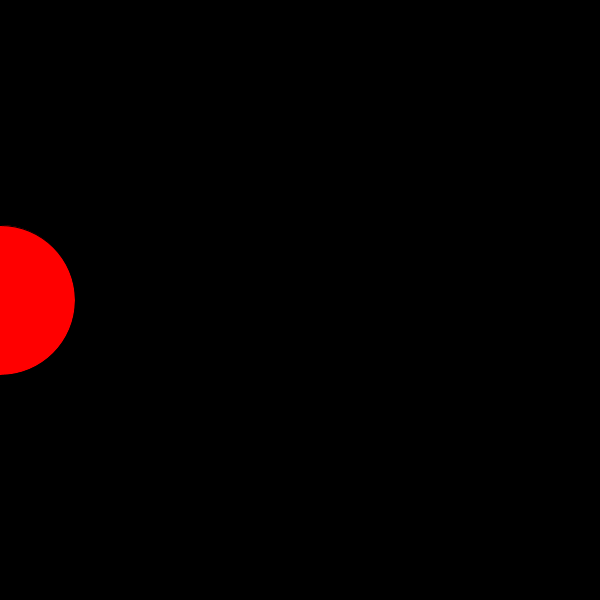
Frame 1 (no input)
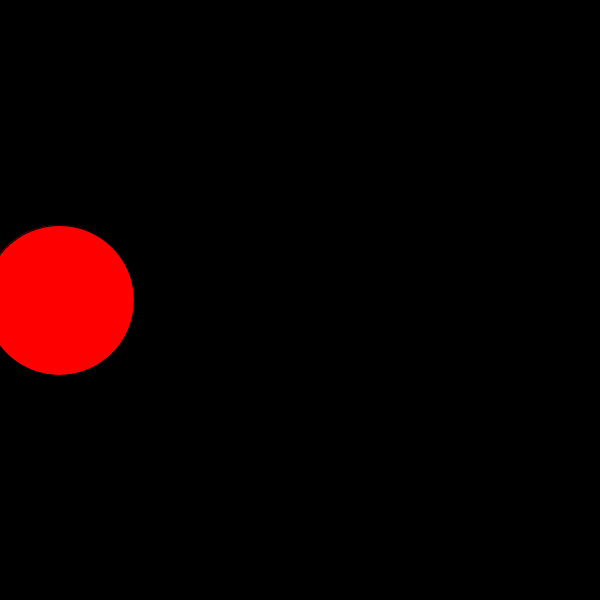
Frame 60 (the mouse pressed at the canvas centre just before this capture)
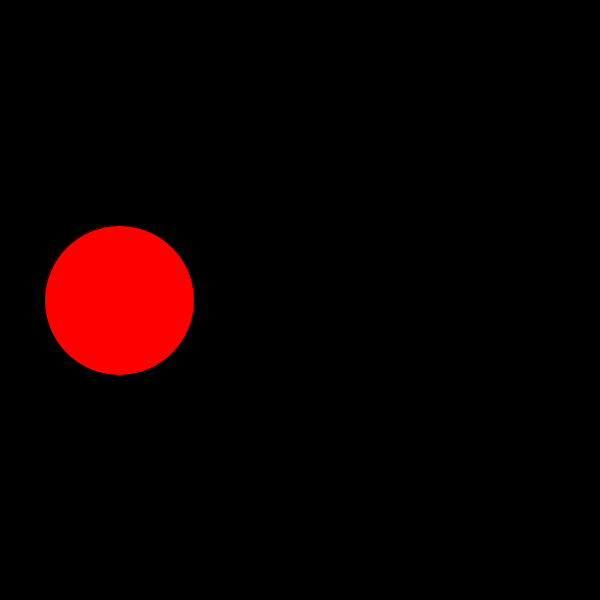
Frame 120 (the mouse held since frame 60 and released just before this capture)

The Processing sketch that drew these frames (run headless with seeded random() and noise(); from frame 60 on, the mouse is pressed at the canvas centre):

// Processing sketch: else_if_02
// ── else_if_02.pde
// Else if

float xPosition;

void setup() {
  size (600, 600);
}

void draw() {
  background(0);

  // These conditions are tested in order until one is true. 
  // At that point, the code between { } is run and all following else if, else statements are ignored until the next loop.
  if (xPosition < 150) {
    fill(#FF0000);
  } else if (xPosition < 300) {
    fill(#FFFF00);
  } else if (xPosition < 450) {
    fill(#FFFFFF);
  } else {
    fill(#FF00FF);
  }

  ellipse(xPosition, 300, 150, 150);
  xPosition++;
}
